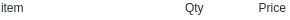
<?xml version="1.0" encoding="UTF-8"?>
<ui version="4.0">
 <class>OrderItems</class>
 <widget class="QWidget" name="OrderItems">
  <property name="geometry">
   <rect>
    <x>0</x>
    <y>0</y>
    <width>290</width>
    <height>20</height>
   </rect>
  </property>
  <property name="palette">
   <palette>
    <active>
     <colorrole role="Window">
      <brush brushstyle="SolidPattern">
       <color alpha="255">
        <red>255</red>
        <green>255</green>
        <blue>255</blue>
       </color>
      </brush>
     </colorrole>
    </active>
    <inactive>
     <colorrole role="Window">
      <brush brushstyle="SolidPattern">
       <color alpha="255">
        <red>255</red>
        <green>255</green>
        <blue>255</blue>
       </color>
      </brush>
     </colorrole>
    </inactive>
    <disabled>
     <colorrole role="Base">
      <brush brushstyle="SolidPattern">
       <color alpha="255">
        <red>255</red>
        <green>255</green>
        <blue>255</blue>
       </color>
      </brush>
     </colorrole>
     <colorrole role="Window">
      <brush brushstyle="SolidPattern">
       <color alpha="255">
        <red>255</red>
        <green>255</green>
        <blue>255</blue>
       </color>
      </brush>
     </colorrole>
    </disabled>
   </palette>
  </property>
  <property name="windowTitle">
   <string>Form</string>
  </property>
  <widget class="QLabel" name="Items_L">
   <property name="geometry">
    <rect>
     <x>1</x>
     <y>0</y>
     <width>151</width>
     <height>16</height>
    </rect>
   </property>
   <property name="styleSheet">
    <string notr="true">	background: white;
	color: rgb(31, 48, 58);
	font: 600 10pt &quot;Segoe UI&quot;;</string>
   </property>
   <property name="text">
    <string>item</string>
   </property>
  </widget>
  <widget class="QLabel" name="Price_L">
   <property name="geometry">
    <rect>
     <x>243</x>
     <y>0</y>
     <width>43</width>
     <height>16</height>
    </rect>
   </property>
   <property name="styleSheet">
    <string notr="true">	background: white;
	color: rgb(31, 48, 58);
	font: 600 10pt &quot;Segoe UI&quot;;</string>
   </property>
   <property name="text">
    <string>Price</string>
   </property>
   <property name="alignment">
    <set>Qt::AlignRight|Qt::AlignTrailing|Qt::AlignVCenter</set>
   </property>
  </widget>
  <widget class="QLabel" name="Qty_L">
   <property name="geometry">
    <rect>
     <x>178</x>
     <y>0</y>
     <width>50</width>
     <height>16</height>
    </rect>
   </property>
   <property name="styleSheet">
    <string notr="true">	background: white;
	color: rgb(31, 48, 58);
	font: 600 10pt &quot;Segoe UI&quot;;
padding-left: 4px;</string>
   </property>
   <property name="text">
    <string>Qty</string>
   </property>
  </widget>
 </widget>
 <resources/>
 <connections/>
</ui>
